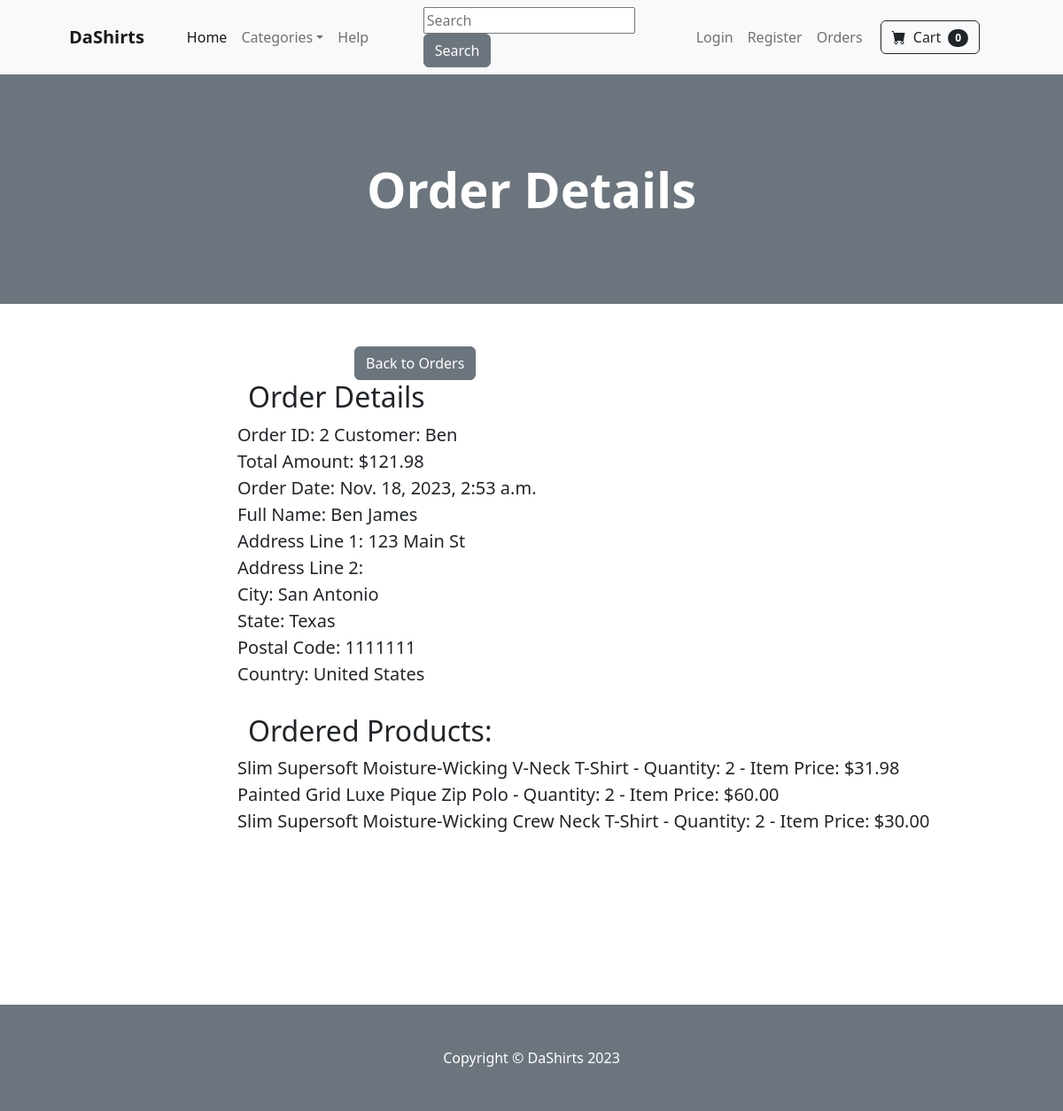
Screenshot of /view-order-details/2/ with the database file from the repository.
### store/models.py (models this page shows, shortened)
class Order(models.Model):
    customer = models.ForeignKey(Customer, on_delete=models.SET_NULL, null=True, blank=True)
    products = models.ManyToManyField(Product, through='OrderItem')
    order_date = models.DateTimeField(default=timezone.now)
    total_amount = models.DecimalField(max_digits=10, decimal_places=2, default=0)
    is_completed = models.BooleanField(default=False)
    full_name = models.CharField(max_length=50, null=True)
    address_line1 = models.CharField(max_length=50, blank=True, null=True)
    address_line2 = models.CharField(max_length=50, blank=True, null=True)
    city = models.CharField(max_length=50, null=True)
    state = models.CharField(max_length=50, null=True)
    postal_code = models.CharField(max_length=5, null=True)
    country = models.CharField(max_length=15, null=True)

class Customer(models.Model):
    user = models.OneToOneField(User, on_delete=models.CASCADE, null=True)
    phone = models.CharField(max_length=15, blank=True, null=True)
    address = models.TextField(blank=True, null=True)
    first_name = models.CharField(max_length=50)
    last_name = models.CharField(max_length=50)
    email = models.EmailField(max_length=100)
    password = models.CharField(max_length=100)

class OrderItem(models.Model):
    order = models.ForeignKey(Order, on_delete=models.CASCADE)
    product = models.ForeignKey(Product, on_delete=models.CASCADE)
    quantity = models.PositiveIntegerField()
    item_price = models.DecimalField(max_digits=10, decimal_places=2)

class Product(models.Model):
    id = models.AutoField(primary_key=True)
    name = models.CharField(max_length=100)
    price = models.DecimalField(default=0, decimal_places=2, max_digits=6)
    category = models.ForeignKey(Category, on_delete=models.CASCADE, default=1)
    description = models.TextField(blank=True, null=True)
    image = models.ImageField(upload_to='uploads/product/')
    on_sale = models.BooleanField(default=False)
    sale_price = models.DecimalField(default=0, decimal_places=2, max_digits=6)

### store/views.py (the view)
# urls.py: path('view-order-details/<int:order_id>/', views.view_order_details, name='view_order_details'),
def view_order_details(request, order_id):
    order = get_object_or_404(Order, id=order_id)
    return render(request, 'order_details.html', {'order': order})

### store/templates/order_details.html
{% extends 'base.html' %}
{% block content %}
<header class="bg-secondary py-5">
    <div class="container px-4 px-lg-5 my-5">
        <div class="text-center text-white">
            <h1 class="display-4 fw-bolder">Order Details</h1>
        </div>
    </div>
</header>
<br><br>
<div style="padding-left:400px">
  <a href="{% url 'view_orders' %}" class="btn btn-secondary">Back to Orders</a>
</div>
<div class="container" style="padding-left:250px; font-size: 20px;">
  <div class="row">
      <h2>Order Details</h2>
      {% if order %}
        Order ID: {{ order.id }}
        Customer: {{ order.customer.user.username }}<br>
        Total Amount: ${{ order.total_amount }}<br>
        Order Date: {{ order.order_date }}<br>
        Full Name: {{ order.full_name }}<br>
        Address Line 1: {{ order.address_line1 }}<br>
        Address Line 2: {{ order.address_line2 }}<br>
        City: {{ order.city }}<br>
        State: {{ order.state }}<br>
        Postal Code: {{ order.postal_code }}<br>
        Country: {{ order.country }}<br>
        <br>
        <h2>Ordered Products:</h2>
          {% for order_item in order.orderitem_set.all %}
              {{ order_item.product.name }} -
              Quantity: {{ order_item.quantity }} -
              Item Price: ${{ order_item.item_price }}
              <br>
          {% endfor %}
      {% else %}
        <p>No order details available.</p>
      {% endif %}
  </div>
</div>
<br><br><br><br><br><br><br><br>
{% endblock %}

### rows the page displays
Order: id "2", customer.user.username "Ben", total_amount "121.98", order_date "Nov. 18, 2023, 2:53 a.m.", full_name "Ben James", address_line1 "123 Main St", city "San Antonio", state "Texas", postal_code "1111111", country "United States"
OrderItem: product.name "Slim Supersoft Moisture-Wicking V-Neck T-Shirt", quantity "2", item_price "31.98"
OrderItem: product.name "Painted Grid Luxe Pique Zip Polo", quantity "2", item_price "60.00"
OrderItem: product.name "Slim Supersoft Moisture-Wicking Crew Neck T-Shirt", quantity "2", item_price "30.00"
